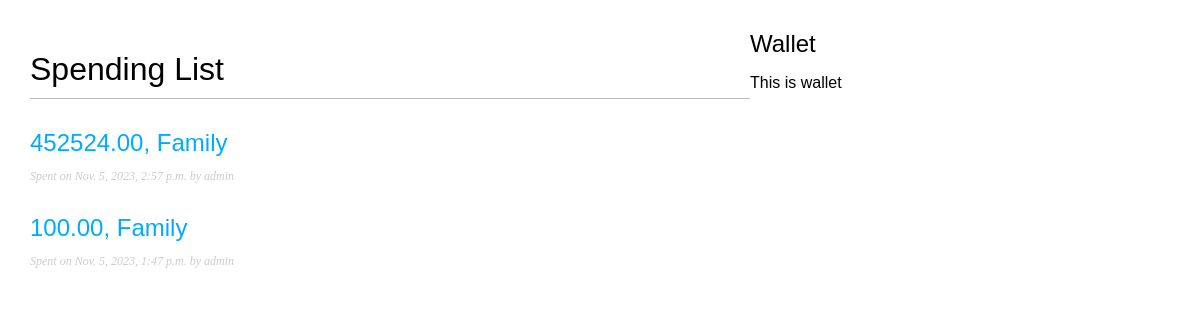
The page /wallet/spending on the database as committed earlier.
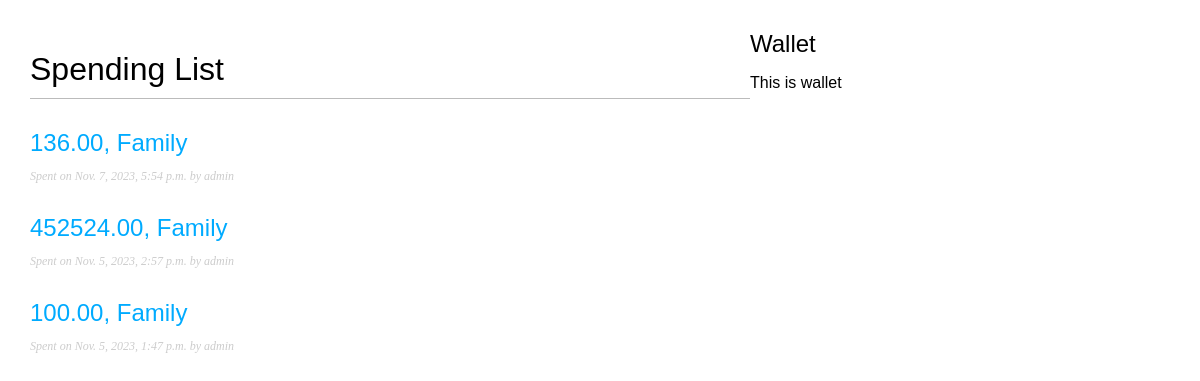
The same page on the database as committed later.
### wallet/models/spending.py (models this page shows, shortened)
class Spending(models.Model):
    class CurrencyChoices(models.IntegerChoices): # this subclass represents Python enum in Django
        KGS = 1, 'KGS'
        USD = 2, 'USD'
        RUB = 3, 'RUB'
        KZT = 4, 'KZT'
        EUR = 5, 'EUR'
        GBP = 6, 'GBP'
        CNY = 7, 'CNY'
        TRY = 8, 'TRY'
    amount = models.DecimalField(decimal_places=2, max_digits=12)
    currency = models.PositiveSmallIntegerField(
        choices=CurrencyChoices.choices,
        default=CurrencyChoices.KGS
    )
    slug = models.SlugField(max_length=150,
                            null=True,
                            unique_for_date='created_at')
    created_at = models.DateTimeField(auto_now_add=True)
    sub_category = models.ForeignKey(SubCategory,
                                     on_delete=models.CASCADE,
                                     null=True)
    wallet = models.ForeignKey(Wallet,
                               on_delete=models.CASCADE,
                               null=True)
    member = models.ForeignKey(User,
                               on_delete=models.CASCADE,
                               related_name='wallet_spendings')
    objects = models.Manager()
    spent = SpendingManager()
    class Meta:
        ordering = ['-created_at']
        indexes = [
            models.Index(fields=['-created_at'])
            ]
    def get_absolute_url(self):
        return reverse('wallet:spending_detail',
                       args=[self.created_at.year,
                             self.created_at.month,
                             self.created_at.day,
                             self.slug])

### wallet/models/wallet.py (models this page shows)
class Wallet(models.Model):
    name = models.CharField(max_length=50)
    slug = models.SlugField(max_length=50)
    def __str__(self) -> str:
        return self.name

### wallet/views.py (the view)
# urls.py: path('spending', views.spending_list, name='spending_list'),
def spending_list(request):
    spending = Spending.objects.all()
    return render(request,
                  'spending/list.html',
                  {'spending': spending})

### wallet/templates/spending/list.html (shortened to what this page needs)
{% extends 'wallet/base.html' %}
{% block content %}
    <h1>Spending List</h1>
    {% for obj in spending %}
        <h2>
            <a href="{{ obj.get_absolute_url }}">
                {{ obj.amount }}, {{ obj.wallet }}
            </a>
        </h2>
        <p class="date">
            Spent on {{obj.created_at}} by {{obj.member}}
        </p>
    {% endfor %}
{% endblock %}

Rows that differ between the two databases and show on the page:
added Spending: amount "136.00", wallet "Family", created_at "Nov. 7, 2023, 5:54 p.m.", member "admin"
